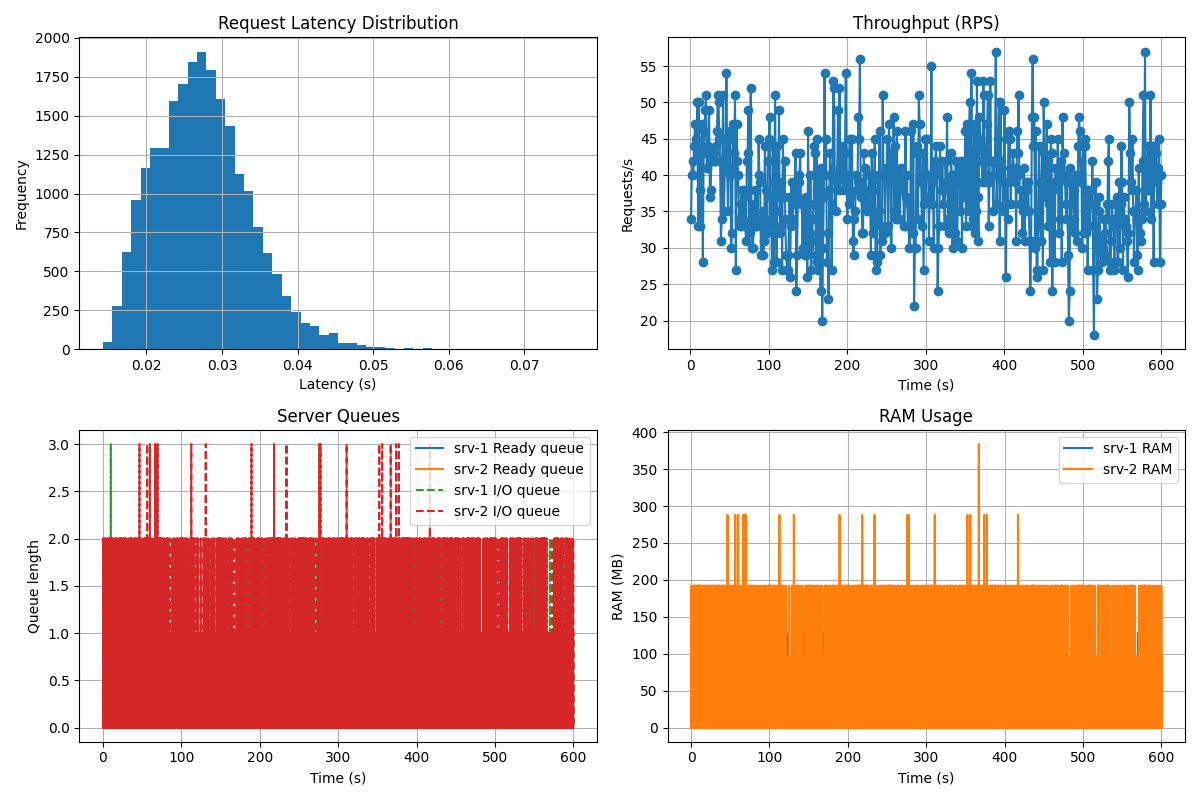

The script that saved this image:
#!/usr/bin/env python3
"""
Run an AsyncFlow scenario with a Load Balancer (2 servers) from YAML and print diagnostics.

What it does:
- Loads the simulation payload from YAML via `SimulationRunner.from_yaml`.
- Runs the simulation.
- Prints latency stats, 1s-bucket throughput, and a preview of sampled metrics.
- Saves four plots (latency histogram, throughput, server queues, RAM).
- Performs sanity checks (expected vs observed) with simple LB-aware heuristics.

Usage:
  python src/app/example/run_lb_from_yaml.py \
      --yaml src/app/example/data/two_servers_lb.yml
"""

from __future__ import annotations

from argparse import ArgumentParser
from pathlib import Path
from typing import Dict, Iterable, List, Mapping, Tuple

import matplotlib.pyplot as plt
import numpy as np
import simpy

from asyncflow.config.constants import (  # only for basic step-kind/ops inspection
    EndpointStepCPU,
    EndpointStepIO,
    EndpointStepRAM,
    LatencyKey,
    StepOperation,
)
from asyncflow.metrics.analyzer import ResultsAnalyzer
from asyncflow.runtime.simulation_runner import SimulationRunner


# ─────────────────────────────────────────────────────────────
# Pretty printers (same style as your single-server script)
# ─────────────────────────────────────────────────────────────
def print_latency_stats(res: ResultsAnalyzer) -> None:
    """Print latency statistics returned by the analyzer."""
    stats: Mapping[LatencyKey, float] = res.get_latency_stats()
    print("\n════════ LATENCY STATS ════════")
    if not stats:
        print("(empty)")
        return

    order: List[LatencyKey] = [
        LatencyKey.TOTAL_REQUESTS,
        LatencyKey.MEAN,
        LatencyKey.MEDIAN,
        LatencyKey.STD_DEV,
        LatencyKey.P95,
        LatencyKey.P99,
        LatencyKey.MIN,
        LatencyKey.MAX,
    ]
    for key in order:
        if key in stats:
            print(f"{key.name:<20} = {stats[key]:.6f}")


def print_throughput(res: ResultsAnalyzer) -> None:
    """Print 1-second throughput buckets."""
    timestamps, rps = res.get_throughput_series()
    print("\n════════ THROUGHPUT (req/sec) ════════")
    if not timestamps:
        print("(empty)")
        return

    for t, rate in zip(timestamps, rps):
        print(f"t={t:4.1f}s → {rate:6.2f} rps")


def print_sampled_preview(res: ResultsAnalyzer) -> None:
    """Print first 5 samples of each sampled metric series."""
    sampled: Dict[str, Dict[str, List[float]]] = res.get_sampled_metrics()
    print("\n════════ SAMPLED METRICS ════════")
    if not sampled:
        print("(empty)")
        return

    for metric, series in sampled.items():
        print(f"\n📈 {metric}:")
        for entity, vals in series.items():
            head = list(vals[:5]) if vals else []
            print(f"  - {entity}: len={len(vals)}, first={head}")


# ─────────────────────────────────────────────────────────────
# Plotting
# ─────────────────────────────────────────────────────────────
def save_all_plots(res: ResultsAnalyzer, out_path: Path) -> None:
    """Generate the 2x2 plot figure and save it to `out_path`."""
    fig, axes = plt.subplots(2, 2, figsize=(12, 8))
    res.plot_latency_distribution(axes[0, 0])
    res.plot_throughput(axes[0, 1])
    res.plot_server_queues(axes[1, 0])
    res.plot_ram_usage(axes[1, 1])
    fig.tight_layout()
    fig.savefig(out_path)
    print(f"\n🖼️  Plots saved to: {out_path}")


# ─────────────────────────────────────────────────────────────
# Sanity checks (LB-aware, still rough)
# ─────────────────────────────────────────────────────────────

def run_sanity_checks(runner: SimulationRunner, res: ResultsAnalyzer) -> None:
    """
    Sanity checks LB-aware (round-robin): observed vs expected
    """
    from asyncflow.config.constants import (
        EndpointStepCPU, EndpointStepIO, EndpointStepRAM, StepOperation, LatencyKey
    )
    import numpy as np

    def _mean(arr):
        a = np.asarray(list(arr), dtype=float)
        return float(a.mean()) if a.size else 0.0

    # 1) λ
    w = runner.simulation_input.rqs_input
    lam = float(w.avg_active_users.mean) * float(w.avg_request_per_minute_per_user.mean) / 60.0

    topo = runner.simulation_input.topology_graph
    servers = {s.id: s for s in topo.nodes.servers}
    client_id = topo.nodes.client.id
    lb = topo.nodes.load_balancer
    lb_id = lb.id if lb else None
    gen_id = runner.simulation_input.rqs_input.id

    # 2) LB (round_robin -> 1/N)
    if lb and lb.server_covered:
        covered = [sid for sid in lb.server_covered if sid in servers]
        N = max(1, len(covered))
        shares = {sid: 1.0 / N for sid in covered}
    else:
        only = next(iter(servers.keys()))
        shares = {only: 1.0}

    # 3) endpoint totals per server 
    def endpoint_totals(server):
        cpu_s = io_s = ram_mb = 0.0
        for ep in getattr(server, "endpoints", []) or []:
            prob = getattr(ep, "probability", 1.0)
            for step in ep.steps:
                k = step.kind
                op = step.step_operation
                if isinstance(k, EndpointStepCPU):
                    cpu_s += prob * float(op[StepOperation.CPU_TIME])
                elif isinstance(k, EndpointStepIO):
                    io_s += prob * float(op[StepOperation.IO_WAITING_TIME])
                elif isinstance(k, EndpointStepRAM):
                    ram_mb += prob * float(op[StepOperation.NECESSARY_RAM])
        return cpu_s, io_s, ram_mb

    per_srv = {sid: endpoint_totals(srv) for sid, srv in servers.items()}

    # 4) mappa latencies of edges per role (source,target) 
    mean_gen_client = 0.0; id_gen_client = None
    mean_client_lb  = 0.0; id_client_lb  = None
    mean_lb_srv     = {}   # sid -> mean
    mean_srv_client = {}   # sid -> mean
    id_lb_srv       = {}   # sid -> edge_id
    id_srv_client   = {}   # sid -> edge_id

    for e in topo.edges:
        s, t, mu = e.source, e.target, float(e.latency.mean)
        if s == gen_id and t == client_id:
            mean_gen_client = mu; id_gen_client = e.id
        elif s == client_id and lb_id and t == lb_id:
            mean_client_lb = mu; id_client_lb = e.id
        elif lb_id and s == lb_id and t in servers:
            mean_lb_srv[t] = mu; id_lb_srv[t] = e.id
        elif s in servers and t == client_id:
            mean_srv_client[s] = mu; id_srv_client[s] = e.id

    # 5) expected: average latencies 
    cpu_exp = sum(shares[sid] * per_srv[sid][0] for sid in shares)
    io_exp  = sum(shares[sid] * per_srv[sid][1] for sid in shares)
    net_exp = (
        mean_gen_client + mean_client_lb +
        sum(shares[sid] * (mean_lb_srv.get(sid, 0.0) + mean_srv_client.get(sid, 0.0)) for sid in shares)
    )
    latency_expected = cpu_exp + io_exp + net_exp

    # 6) observed: throughput & latencies
    stats = res.get_latency_stats()
    latency_observed = float(stats.get(LatencyKey.MEAN, 0.0))
    _, rps_series = res.get_throughput_series()
    rps_observed = _mean(rps_series)

    # 7) expected: RAM e I/O queue as a sum over server
    ram_expected = sum((shares[sid] * lam) * (per_srv[sid][0] + per_srv[sid][1]) * per_srv[sid][2] for sid in shares)
    ioq_expected = sum((shares[sid] * lam) * per_srv[sid][1] for sid in shares)

    # 8) observed: RAM (sum) and I/O queue sum
    sampled = res.get_sampled_metrics()
    ram_series = sampled.get("ram_in_use", {})
    ioq_series = sampled.get("event_loop_io_sleep", {})
    ram_observed = sum(_mean(vals) for vals in ram_series.values()) if ram_series else 0.0
    ioq_observed = sum(_mean(vals) for vals in ioq_series.values()) if ioq_series else 0.0

    # 9) print
    REL_TOL = 0.30
    def tick(label, exp, obs):
        delta = (abs(obs - exp) / abs(exp)) if exp else 0.0
        icon = "✓" if delta <= REL_TOL else "⚠"
        print(f"{icon} {label:<28} expected≈{exp:.3f}  observed={obs:.3f}  Δ={delta*100:.1f}%")

    print("\n════════ SANITY CHECKS (LB-aware) ════════")
    tick("Mean throughput (rps)", lam, rps_observed)
    tick("Mean latency (s)",      latency_expected, latency_observed)
    tick("Mean RAM (MB)",         ram_expected, ram_observed)
    tick("Mean I/O queue",        ioq_expected, ioq_observed)

    # 10) Edge concurrency estimation
    edge_conc = sampled.get("edge_concurrent_connection", {})
    if edge_conc:
        print("\n— Edge concurrency (LB-aware) —")
        means_obs = {eid: _mean(vals) for eid, vals in edge_conc.items()}

        if id_gen_client:
            tick(f"edge {id_gen_client}", lam * mean_gen_client, means_obs.get(id_gen_client, 0.0))
        if id_client_lb:
            tick(f"edge {id_client_lb}",  lam * mean_client_lb,  means_obs.get(id_client_lb, 0.0))

        for sid, p in shares.items():
            lam_i = p * lam
            eid = id_lb_srv.get(sid)
            if eid:
                tick(f"edge {eid}", lam_i * mean_lb_srv.get(sid, 0.0), means_obs.get(eid, 0.0))
            eid = id_srv_client.get(sid)
            if eid:
                tick(f"edge {eid}", lam_i * mean_srv_client.get(sid, 0.0), means_obs.get(eid, 0.0))

    # Extra 
    print("\n— Diagnostics —")
    print("λ={:.3f} rps | E[cpu]={:.3f}s  E[io]={:.3f}s  E[net]≈{:.3f}s | E[RAM/req]={:.1f} MB"
          .format(lam, cpu_exp, io_exp, net_exp, sum(shares[sid]*per_srv[sid][2] for sid in shares)))



# ─────────────────────────────────────────────────────────────
# Main
# ─────────────────────────────────────────────────────────────
def main() -> None:
    """Parse args, run simulation, print/plot, sanity-check (LB topology)."""
    parser = ArgumentParser(description="Run AsyncFlow LB scenario from YAML and print outputs + sanity checks.")
    parser.add_argument(
        "--yaml",
        type=Path,
        default=Path(__file__).parent.parent / "data" / "two_servers_lb.yml",
        help="Path to the simulation YAML file.",
    )
    parser.add_argument(
        "--out",
        type=Path,
        default=Path(__file__).parent / "two_servers.png",
        help="Path to the output image (plots).",
    )
    args = parser.parse_args()

    yaml_path: Path = args.yaml
    if not yaml_path.exists():
        raise FileNotFoundError(f"YAML not found: {yaml_path}")

    env = simpy.Environment()
    runner = SimulationRunner.from_yaml(env=env, yaml_path=yaml_path)
    results: ResultsAnalyzer = runner.run()

    print_latency_stats(results)
    print_throughput(results)
    print_sampled_preview(results)

    run_sanity_checks(runner, results)
    save_all_plots(results, args.out)


if __name__ == "__main__":
    main()
